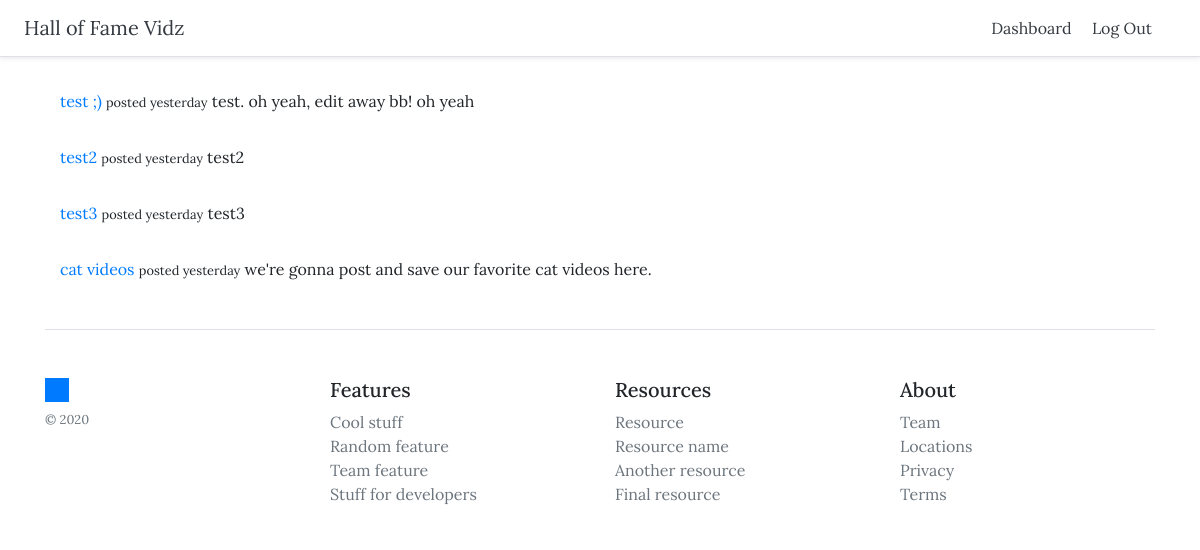
/dashboard (signed in), run on an earlier commit of the app's database.
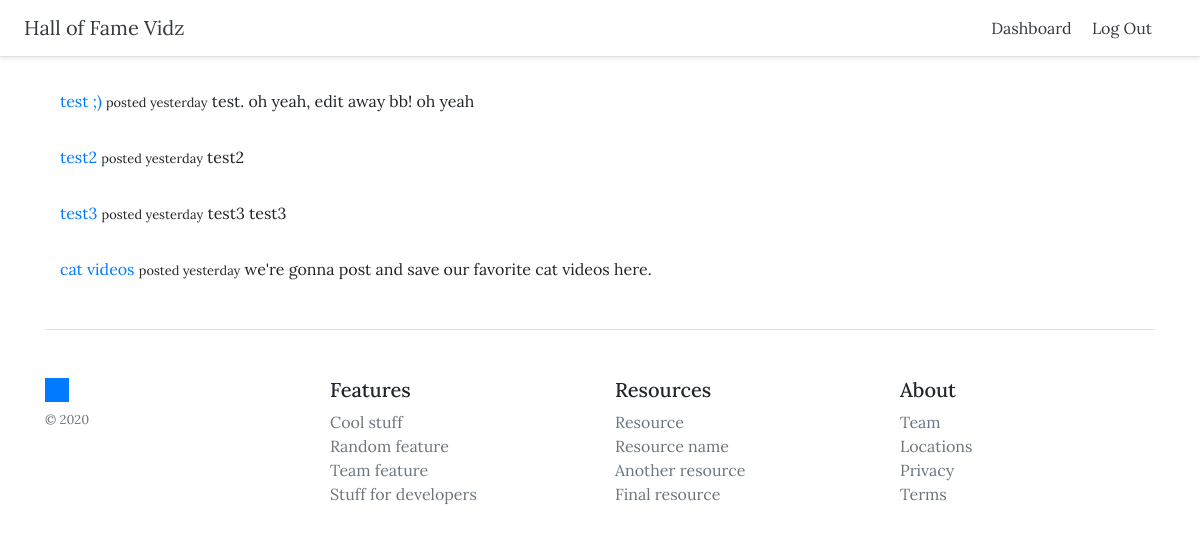
And on a later commit of the database.
### themes/models.py (models this page shows, shortened)
class Theme(models.Model):
    title = models.CharField(max_length=255)
    created_at = models.DateTimeField(auto_now_add=True)
    updated_at = models.DateTimeField(auto_now=True)
    description = models.TextField()
    user = models.ForeignKey(User, on_delete=models.CASCADE)
    def ago(self):
        now = timezone.now()
        time_diff = now - self.created_at
        if time_diff.days == 0 and time_diff.seconds >= 0 and time_diff.seconds < 60:
            seconds= time_diff.seconds
            if seconds == 1:
                return str(seconds) +  "second ago"
            else:
                return str(seconds) + " seconds ago"
        if time_diff.days == 0 and time_diff.seconds >= 60 and time_diff.seconds < 3600:
            minutes= math.floor(time_diff.seconds/60)
            if minutes == 1:
                return str(minutes) + " minute ago"
            else:
                return str(minutes) + " minutes ago"
        if time_diff.days == 0:
            hours = math.floor(time_diff.seconds/3600)
            if hours <= 1:
                return "posted less than an hour ago"
            else:
                return f"posted {str(hours)} hours ago"
        if time_diff.days >= 1 and time_diff.days < 30:
            d = time_diff.days
            if time_diff.days == 1:
                return "posted yesterday"
            else:
                return f"posted {str(d)} days ago"

### themes/views.py (the view)
# urls.py: path('dashboard', views.dashboard, name='dashboard'),
@login_required
def dashboard(request):
    current_user = request.user
    themes = Theme.objects.filter(user=current_user.id)
    context = {'themes': themes}
    return render(request, 'themes/dashboard.html', context)

### themes/templates/themes/dashboard.html
{% extends 'themes/base.html' %}
{% block content %}
{% if user.is_authenticated %}
{% for theme in themes %}
    <div class="container">
        <a href="{% url 'detail_theme' theme.id %}">{{ theme.title }}</a>
        <small>{{ theme.ago }}</small>
        {{ theme.description }}
    </div>
{% endfor %}
{% else %}
<h3>Please <a href="{% url 'login' %}">log in</a> first!</h3>
{% endif %}
{% endblock %}

### themes/templates/themes/base.html (shortened to what this page needs)
<!DOCTYPE html>
<html lang="en">
{% load static %}
<head>
    <link rel="stylesheet" href="https://cdnjs.cloudflare.com/ajax/libs/twitter-bootstrap/4.5.2/css/bootstrap.min.css">
    <link rel="stylesheet" href="https://cdnjs.cloudflare.com/ajax/libs/font-awesome/5.15.0/css/all.min.css">
    <link rel="stylesheet" href="{% static 'css/style.css'%}" type="text/css">
</head>
<body>
    <div class="d-flex flex-column flex-md-row align-items-center p-3 px-md-4 bg-white border-bottom shadow-sm">
        <h5 class="my-0 mr-md-auto font-weight-normal">
            <a href="{% url 'home' %}" class="text-dark">Hall of Fame Vidz</a>
        </h5>
        <nav class="my-2 my-md-0 mr-md-3">
            {% if user.is_authenticated %}
            <a class="p-2 text-dark" href="{% url 'dashboard' %}">Dashboard</a>
            <a class="p-2 text-dark" href="{% url 'logout' %}">Log Out</a>
            {% else %}
            <a class="p-2 text-dark" href="{% url 'login' %}">Log In</a>
            {% endif %}
        </nav>
    </div>
    <div class="container">
        {% block content%}
        {% endblock %}
        <footer class="pt-4 my-md-5 pt-md-5 border-top">
            <div class="row">
                <div class="col-12 col-md">
                <img class="mb-2" src="{% static 'media/favicon.ico' %}" alt="" width="24" height="24">
                <small class="d-block mb-3 text-muted">&copy; 2020</small>
                </div>
                <div class="col-6 col-md">
                <h5>Features</h5>
                <ul class="list-unstyled text-small">
                    <li><a class="text-muted" href="#">Cool stuff</a></li>
                    <li><a class="text-muted" href="#">Random feature</a></li>
                    <li><a class="text-muted" href="#">Team feature</a></li>
                    <li><a class="text-muted" href="#">Stuff for developers</a></li>
                </ul>
                </div>
                <div class="col-6 col-md">
                <h5>Resources</h5>
                <ul class="list-unstyled text-small">
                    <li><a class="text-muted" href="#">Resource</a></li>
                    <li><a class="text-muted" href="#">Resource name</a></li>
                    <li><a class="text-muted" href="#">Another resource</a></li>
                    <li><a class="text-muted" href="#">Final resource</a></li>
                </ul>
                </div>
                <div class="col-6 col-md">
                <h5>About</h5>
                <ul class="list-unstyled text-small">
                    <li><a class="text-muted" href="#">Team</a></li>
                    <li><a class="text-muted" href="#">Locations</a></li>
                    <li><a class="text-muted" href="#">Privacy</a></li>
                    <li><a class="text-muted" href="#">Terms</a></li>
                </ul>
                </div>
            </div>
        </footer>
    </div>
</body>
</html>

### themes/static/css/style.css (style rules this page uses)
* { font-family: 'Lora', sans-serif; }
.container { margin-top: 4vh; }

What changed in the data, as far as the page shows it:
changed Theme "test3": description "test3" → "test3 test3"
